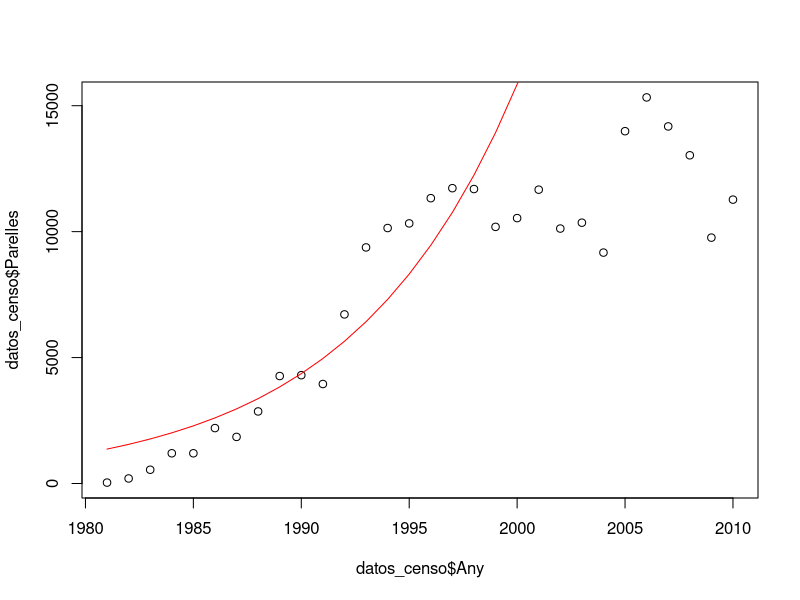

Here is the R script that generated this plot:
library(readxl)
library(dplyr)

datos_censo <- read_excel("CensoDelta.xls")
names(datos_censo) <- c('Any', 'Parelles')
datos_censo$Any <- as.numeric(datos_censo$Any)

datos_censo

# ajustar el modelo:
modelo_exponencial <- lm(log(Parelles) ~ Any, data = datos_censo)
# ver los coeficientes
coef(modelo_exponencial)

summary(modelo_exponencial)

# graficarlo:
plot(datos_censo$Any, datos_censo$Parelles)
lines(
  datos_censo$Any, 1.419e-108 * exp(0.129*datos_censo$Any),
  col = 'red'
)


datos_censo_tasa_crecim <- datos_censo %>%
  mutate(
    lambda = Parelles/lag(Parelles),
    r = log(lambda)
  )

datos_censo_tasa_crecim

datos_censo_tasa_crecim %>%
  summarise(
    media = mean(r, na.rm = TRUE),
    desvest = sd(r, na.rm = TRUE)
  )
